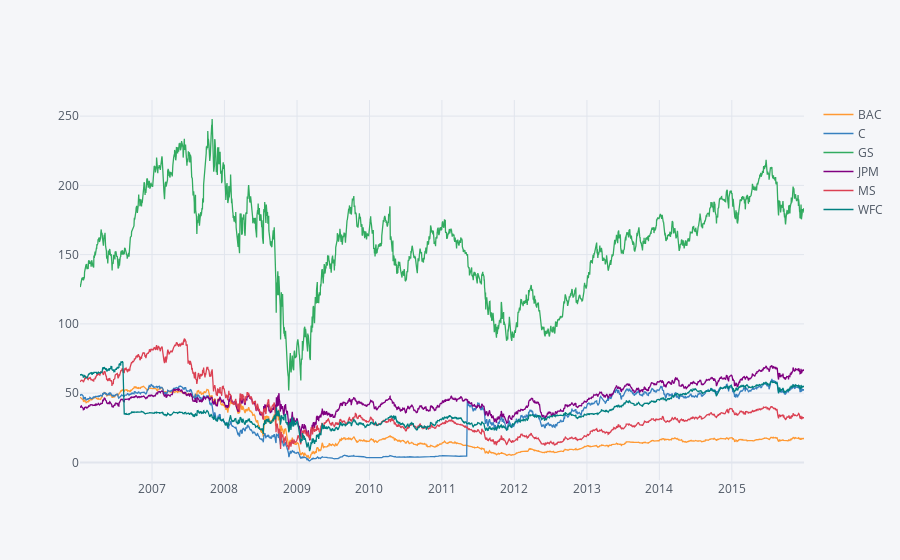

Notebook cell for this chart:
### Code cell
banks_stocks.xs(key='Close',axis=1, level='Stock Info').iplot()

### Figure 1 — Plotly figure (JSON) as saved in the notebook; plotly's stock layout.template omitted (floating-point values rounded to 4 significant figures; data arrays with more than 128 entries replaced by an {"elided": "..."} marker saying what was removed)
{"data": [{"line": {"color": "rgba(255, 153, 51, 1.0)", "dash": "solid", "shape": "linear", "width": 1.3}, "mode": "lines", "name": "BAC", "text": "", "type": "scatter", "x": {"elided": "2517 str values"}, "y": {"elided": "2517 float values"}}, {"line": {"color": "rgba(55, 128, 191, 1.0)", "dash": "solid", "shape": "linear", "width": 1.3}, "mode": "lines", "name": "C", "text": "", "type": "scatter", "x": {"elided": "2517 str values"}, "y": {"elided": "2517 float values"}}, {"line": {"color": "rgba(50, 171, 96, 1.0)", "dash": "solid", "shape": "linear", "width": 1.3}, "mode": "lines", "name": "GS", "text": "", "type": "scatter", "x": {"elided": "2517 str values"}, "y": {"elided": "2517 float values"}}, {"line": {"color": "rgba(128, 0, 128, 1.0)", "dash": "solid", "shape": "linear", "width": 1.3}, "mode": "lines", "name": "JPM", "text": "", "type": "scatter", "x": {"elided": "2517 str values"}, "y": {"elided": "2517 float values"}}, {"line": {"color": "rgba(219, 64, 82, 1.0)", "dash": "solid", "shape": "linear", "width": 1.3}, "mode": "lines", "name": "MS", "text": "", "type": "scatter", "x": {"elided": "2517 str values"}, "y": {"elided": "2517 float values"}}, {"line": {"color": "rgba(0, 128, 128, 1.0)", "dash": "solid", "shape": "linear", "width": 1.3}, "mode": "lines", "name": "WFC", "text": "", "type": "scatter", "x": {"elided": "2517 str values"}, "y": {"elided": "2517 float values"}}], "layout": {"legend": {"bgcolor": "#F5F6F9", "font": {"color": "#4D5663"}}, "paper_bgcolor": "#F5F6F9", "plot_bgcolor": "#F5F6F9", "title": {"font": {"color": "#4D5663"}}, "xaxis": {"gridcolor": "#E1E5ED", "showgrid": true, "tickfont": {"color": "#4D5663"}, "title": {"font": {"color": "#4D5663"}, "text": ""}, "zerolinecolor": "#E1E5ED"}, "yaxis": {"gridcolor": "#E1E5ED", "showgrid": true, "tickfont": {"color": "#4D5663"}, "title": {"font": {"color": "#4D5663"}, "text": ""}, "zerolinecolor": "#E1E5ED"}}}
